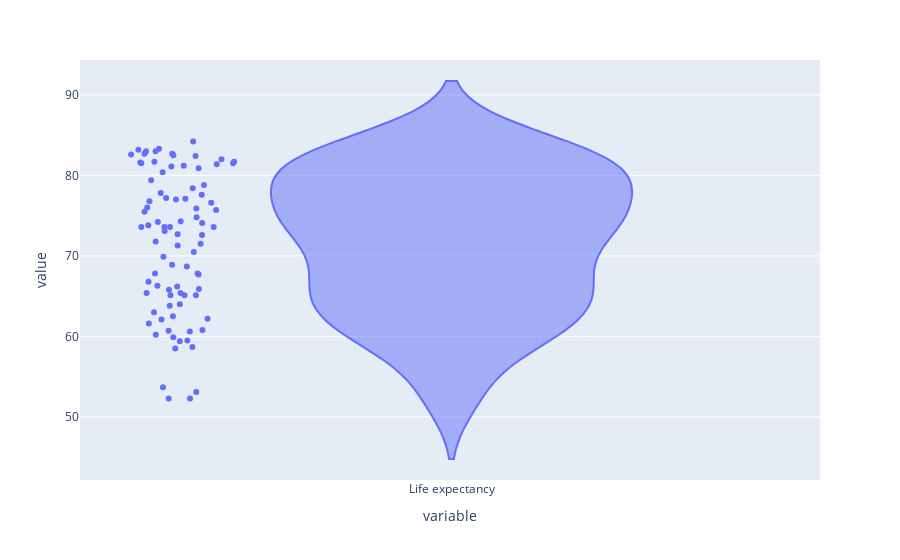

Notebook code cell kept with this figure:
### Code cell
# basic violin plot , showing sidewise KDEs
px.violin(gdp_pop_le.query("Year == 2017")["Life expectancy"], points = "all")

### Figure 1 — Plotly figure (JSON) as saved in the notebook; plotly's stock layout.template omitted (floating-point values rounded to 4 significant figures)
{"data": [{"alignmentgroup": "True", "box": {"visible": false}, "hovertemplate": "variable=%{x}<br>value=%{y}<extra></extra>", "legendgroup": "", "marker": {"color": "#636efa"}, "name": "", "offsetgroup": "", "orientation": "v", "points": "all", "scalegroup": "True", "showlegend": false, "type": "violin", "x": ["Life expectancy", "Life expectancy", "Life expectancy", "Life expectancy", "Life expectancy", "Life expectancy", "Life expectancy", "Life expectancy", "Life expectancy", "Life expectancy", "Life expectancy", "Life expectancy", "Life expectancy", "Life expectancy", "Life expectancy", "Life expectancy", "Life expectancy", "Life expectancy", "Life expectancy", "Life expectancy", "Life expectancy", "Life expectancy", "Life expectancy", "Life expectancy", "Life expectancy", "Life expectancy", "Life expectancy", "Life expectancy", "Life expectancy", "Life expectancy", "Life expectancy", "Life expectancy", "Life expectancy", "Life expectancy", "Life expectancy", "Life expectancy", "Life expectancy", "Life expectancy", "Life expectancy", "Life expectancy", "Life expectancy", "Life expectancy", "Life expectancy", "Life expectancy", "Life expectancy", "Life expectancy", "Life expectancy", "Life expectancy", "Life expectancy", "Life expectancy", "Life expectancy", "Life expectancy", "Life expectancy", "Life expectancy", "Life expectancy", "Life expectancy", "Life expectancy", "Life expectancy", "Life expectancy", "Life expectancy", "Life expectancy", "Life expectancy", "Life expectancy", "Life expectancy", "Life expectancy", "Life expectancy", "Life expectancy", "Life expectancy", "Life expectancy", "Life expectancy", "Life expectancy", "Life expectancy", "Life expectancy", "Life expectancy", "Life expectancy", "Life expectancy", "Life expectancy", "Life expectancy", "Life expectancy", "Life expectancy", "Life expectancy", "Life expectancy", "Life expectancy", "Life expectancy", "Life expectancy", "Life expectancy", "Life expectancy"], "x0": " ", "xaxis": "x", "y": [75.7, 76.8, 83, 81.6, 73.6, 71.8, 81.4, 73.6, 59.9, 67.7, 66.8, 74.8, 59.5, 61.6, 60.8, 82, 53.7, 52.3, 80.4, 77.2, 76.6, 63.8, 79.4, 58.5, 59.4, 81.1, 73.1, 77, 71.3, 67.8, 81.5, 82.5, 66.2, 64, 80.9, 72.6, 68.7, 72.7, 70.5, 69.9, 76, 82.7, 82.7, 84.2, 62.5, 53.1, 60.6, 81.7, 65.1, 63, 75.5, 65.1, 74.1, 65.8, 68.9, 81.7, 73.6, 62.2, 52.3, 82.6, 66.3, 77.8, 65.1, 73.6, 75.9, 71.5, 81.5, 65.9, 74.3, 67.8, 73.8, 58.7, 83.2, 65.4, 83.3, 83, 65.4, 82.4, 78.4, 60.2, 74.2, 77.1, 81.2, 78.8, 77.6, 62.1, 60.7], "y0": " ", "yaxis": "y"}], "layout": {"legend": {"tracegroupgap": 0}, "margin": {"t": 60}, "violinmode": "group", "xaxis": {"anchor": "y", "domain": [0, 1], "title": {"text": "variable"}}, "yaxis": {"anchor": "x", "domain": [0, 1], "title": {"text": "value"}}}}
